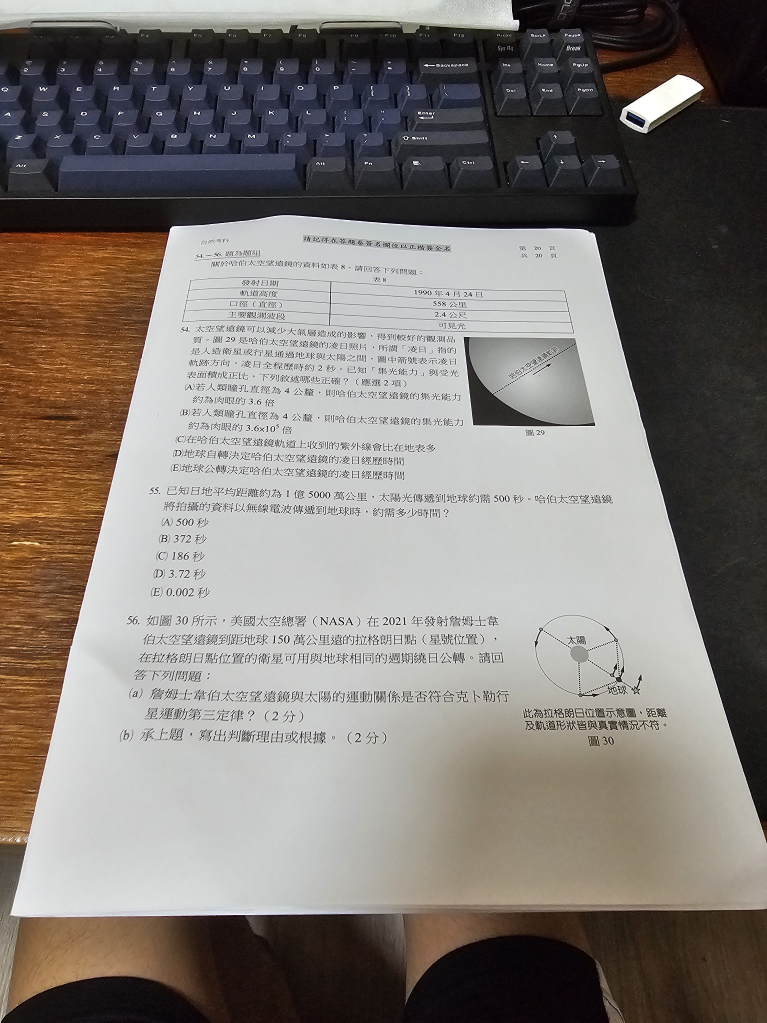
#> input picture ex.jpg, 1534 x 2045 px (shown at 1/2 size)
$ python -i crop.py   (imports and definitions only)
#> lines starting #> are read from the running program, lines starting #| are printed output that depends on the picture; after the words box and inside, x2 and y2 are one past the last pixel; in counts of white or black regions, pixels touching at a corner belong together

import numpy as np
from PIL import Image
import matplotlib.pyplot as plt
import cv2

def cropping(image_path):
#> called with image_path = 'ex.jpg'
    image = cv2.imread(image_path)
#> image is the input picture: shape (2045, 1534, 3); mean B, G, R 117.9, 123.1, 129.2
    # 轉換為灰度圖像
    gray = cv2.cvtColor(image, cv2.COLOR_BGR2GRAY)
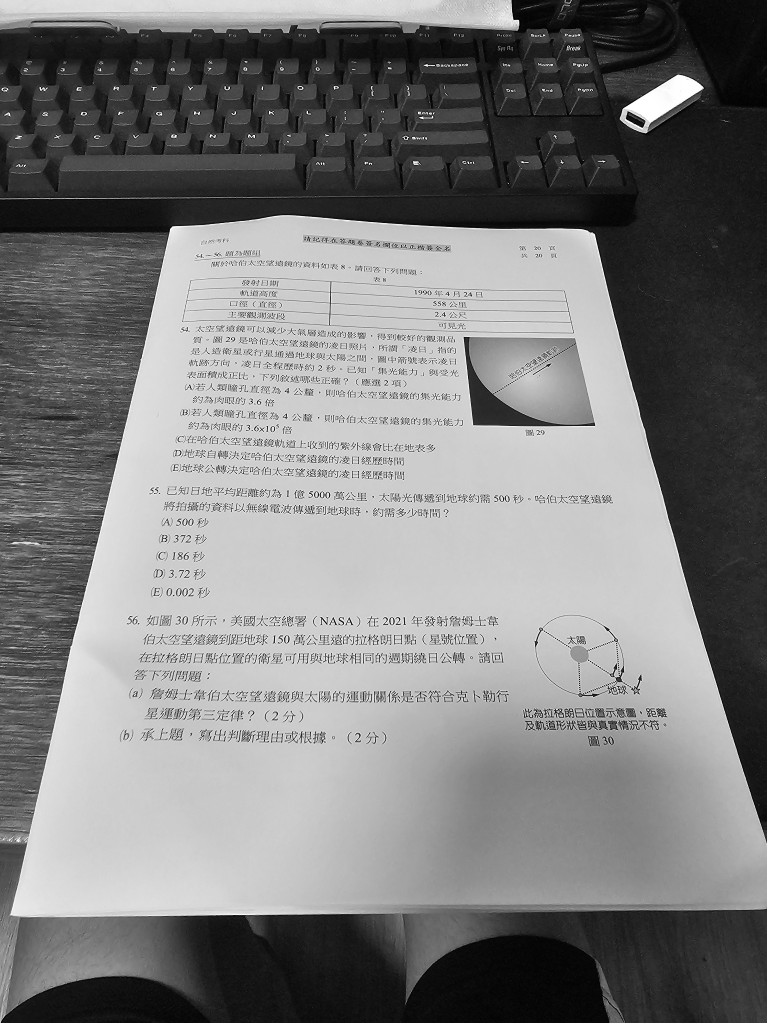
#> gray: shape (2045, 1534) (shown at 1/2 size); min 0, max 255, mean 124.3
    # 使用邊緣檢測找到鉛筆框的邊界
    edges = cv2.Canny(gray, 50, 150)
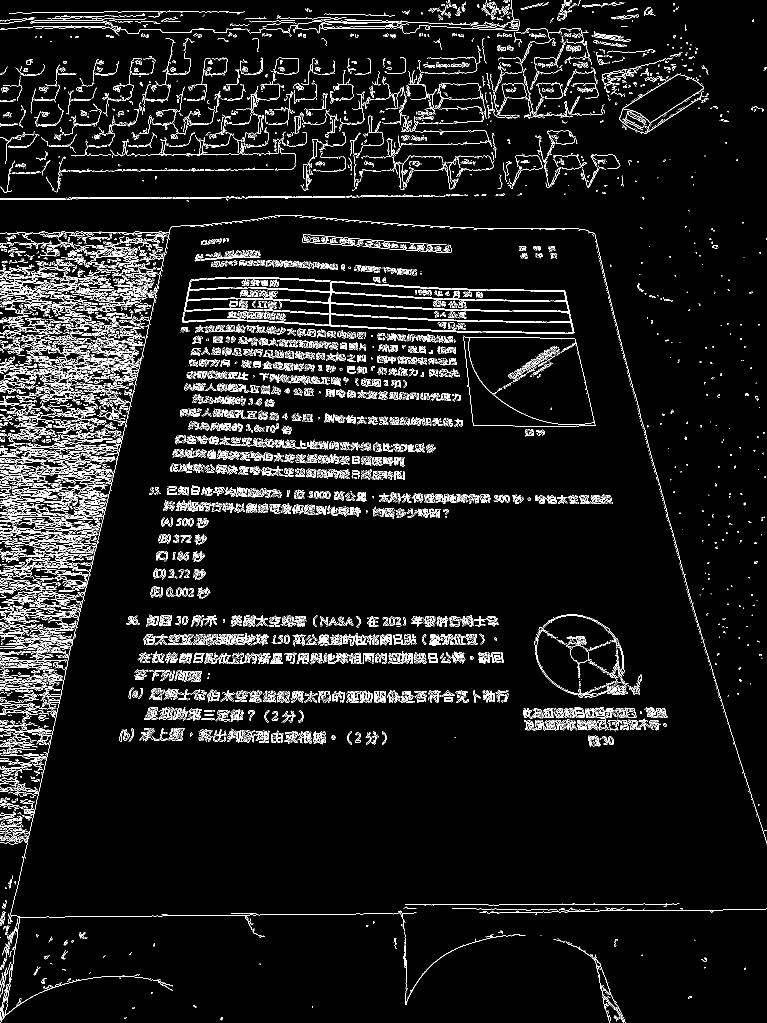
#> edges: shape (2045, 1534) (shown at 1/2 size); 6.4% white in thin lines or dots
    # 尋找輪廓
    contours, _ = cv2.findContours(edges, cv2.RETR_EXTERNAL, cv2.CHAIN_APPROX_SIMPLE)
#> contours = 8073 contours, 7293 with area under 20; largest, box (x1, y1, x2, y2) and area: (927, 673, 1191, 853) 41150, (1239, 149, 1408, 267) 8703, (1069, 1229, 1256, 1395) 1015, (1132, 1883, 1251, 2045) 812, (0, 1685, 804, 2045) 520
    # 過濾掉過小或過大的輪廓
    filtered_contours = [cnt for cnt in contours if 1000 < cv2.contourArea(cnt) < 50000]
#> filtered_contours = 3 contours; box (x1, y1, x2, y2) and area: (927, 673, 1191, 853) 41150, (1239, 149, 1408, 267) 8703, (1069, 1229, 1256, 1395) 1015
    # 繪製最大輪廓的矩形框
    max = 0
    for counter in filtered_contours:
        x, y, w, h = cv2.boundingRect(counter)
        cv2.rectangle(image, (x, y), (x + w, y + h), (0, 255, 0), 2)
        m2 = w*h
        if m2 > max:
            max = m2
            cropped_image = image[y:y+h, x:x+w]
#> this loop made 3 passes
#> (x, y, w, h, m2, max) on passes 1 to 2: (1069, 1229, 187, 166, 31042, 31042), (927, 673, 264, 180, 47520, 47520)
#> (x, y, w, h, m2) on pass 3: (1239, 149, 169, 118, 19942)
#> pass 1, in cropping, `cropped_image = image[y:y+h, x:x+w]`:
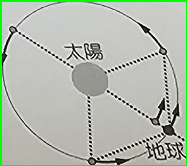
#> cropped_image: shape (166, 187, 3); mean B, G, R 173.8, 187.1, 178.2
#> pass 2, in cropping, `cropped_image = image[y:y+h, x:x+w]`:
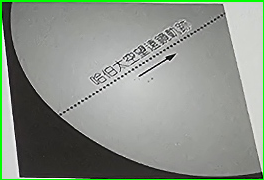
#> cropped_image: shape (180, 264, 3); mean B, G, R 136.6, 146.5, 138.4
#> after the loop:
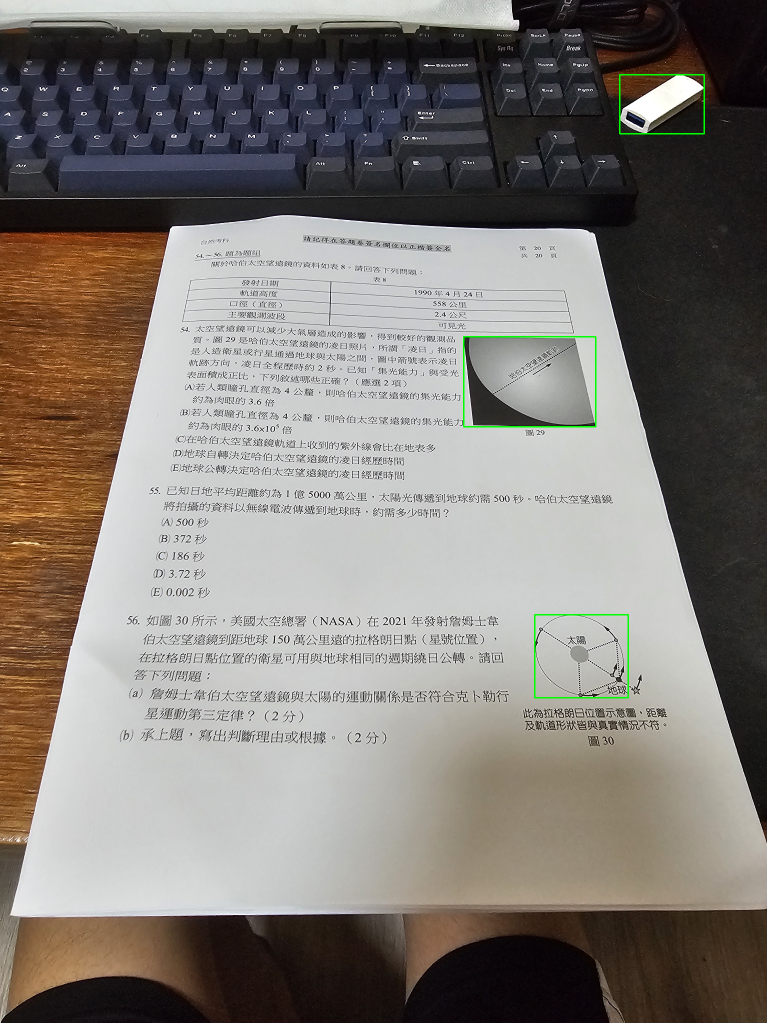
#> image: shape (2045, 1534, 3) (shown at 1/2 size); 0.21% of pixels changed, all inside (x1, y1, x2, y2) = (926, 148, 1410, 1397)
#> after the loop, max = 47520
    # 將裁切後的圖片保存
    cropped_image_pil = Image.fromarray(cv2.cvtColor(cropped_image, cv2.COLOR_BGR2RGB))
    cropped_image_pil.save('cropped_image.jpg')

    # [5 lines of commented-out code are left out]

>>> result = cropping('ex.jpg')

$ run again, on ex1.jpg
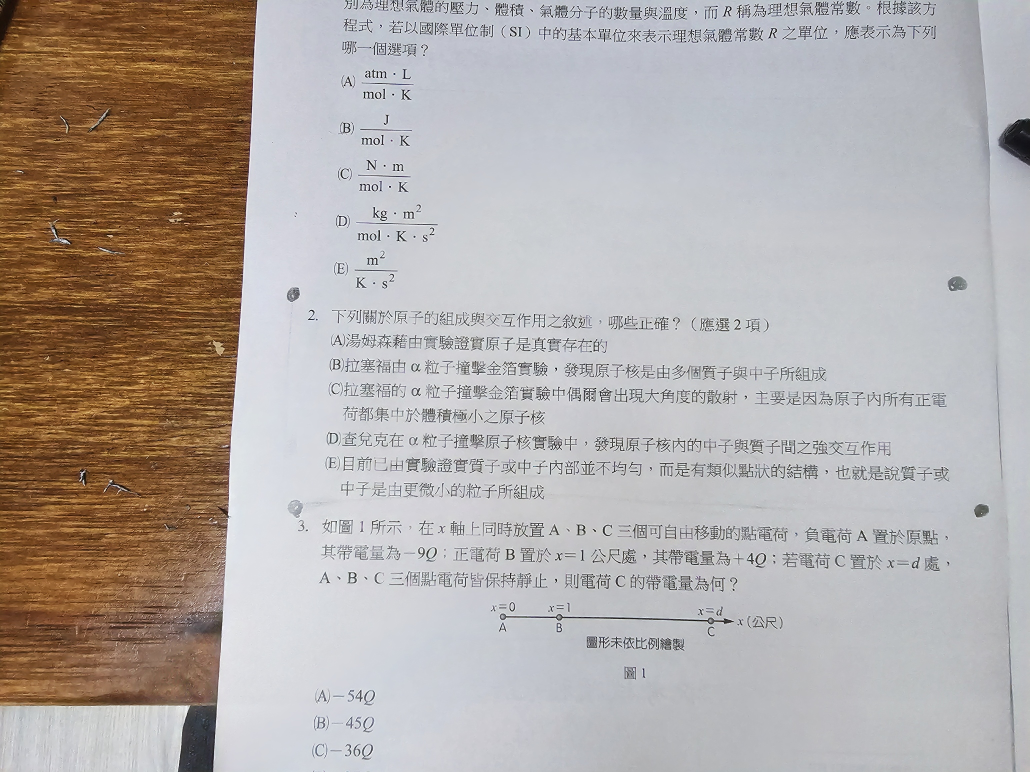
#> input picture ex1.jpg, 2059 x 1544 px (shown at 1/2 size)
#> in cropping, image is the input picture: shape (1544, 2059, 3); mean B, G, R 167.5, 171, 178.3
#> in cropping, `edges = cv2.Canny(gray, 50, 150)`:
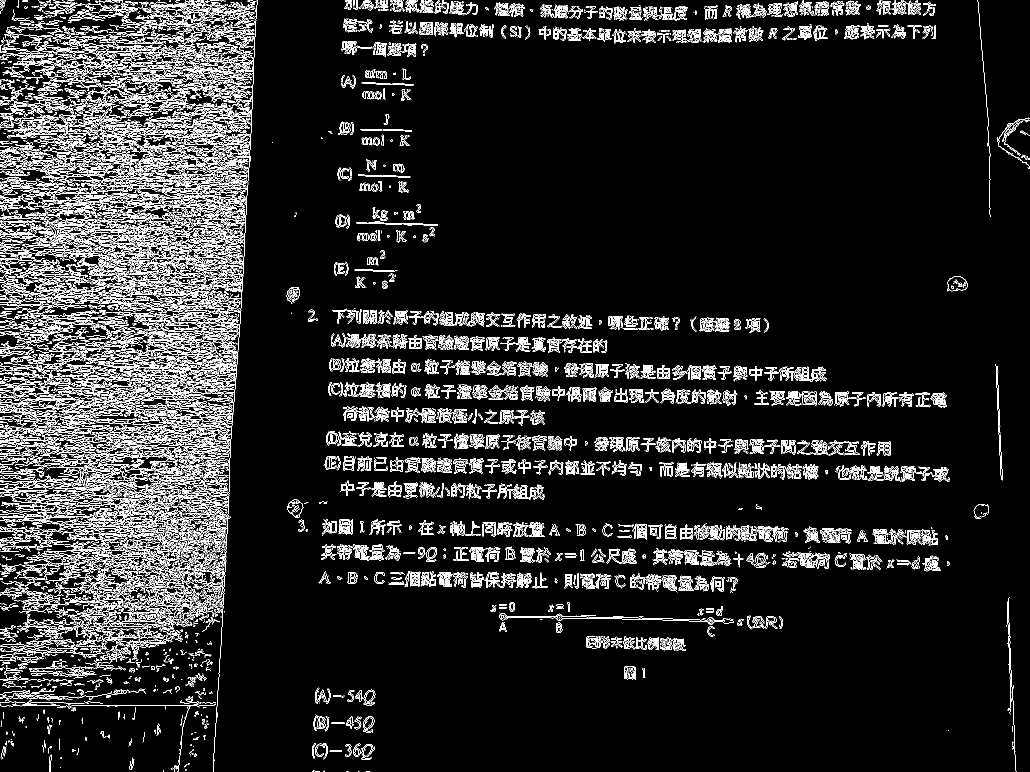
#> edges: shape (1544, 2059) (shown at 1/2 size); 9.3% white in thin lines or dots
#> contours = 9509 contours, 8448 with area under 20; largest, box (x1, y1, x2, y2) and area: (244, 0, 515, 1544) 1262, (1895, 552, 1935, 583) 922, (0, 914, 181, 955) 798, (1565, 1105, 1631, 1136) 626, (160, 496, 318, 536) 597
#> filtered_contours = 1 contour; box (x1, y1, x2, y2) and area: (244, 0, 515, 1544) 1262
#> the loop in cropping, `for counter in filtered_contours:` made 1 pass
#> (x, y, w, h, m2, max) on pass 1: (244, 0, 271, 1544, 418424, 418424)
#> after the loop in cropping, `for counter in filtered_contours:`:
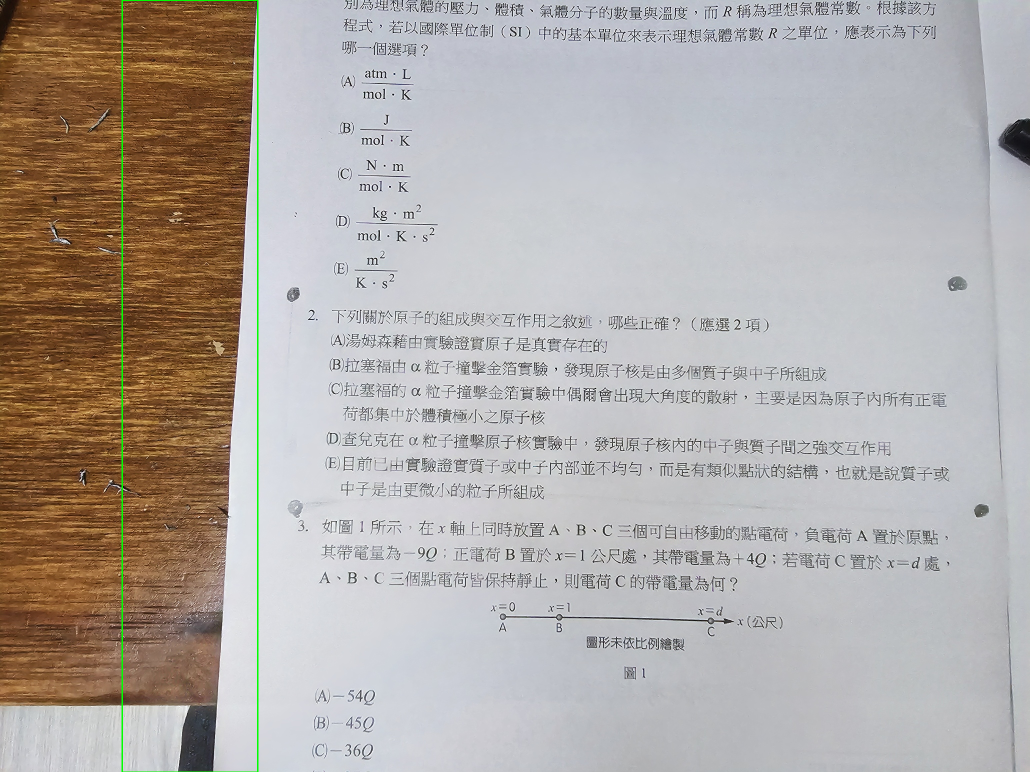
#> image: shape (1544, 2059, 3) (shown at 1/2 size); 0.32% of pixels changed, all inside (x1, y1, x2, y2) = (243, 0, 517, 1544)
#> after the loop in cropping, `for counter in filtered_contours:`: max = 418424
